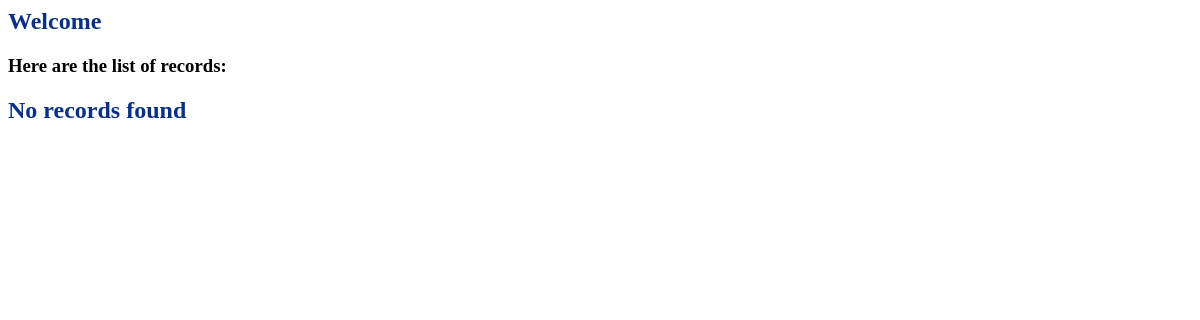
The app's page /, older data.
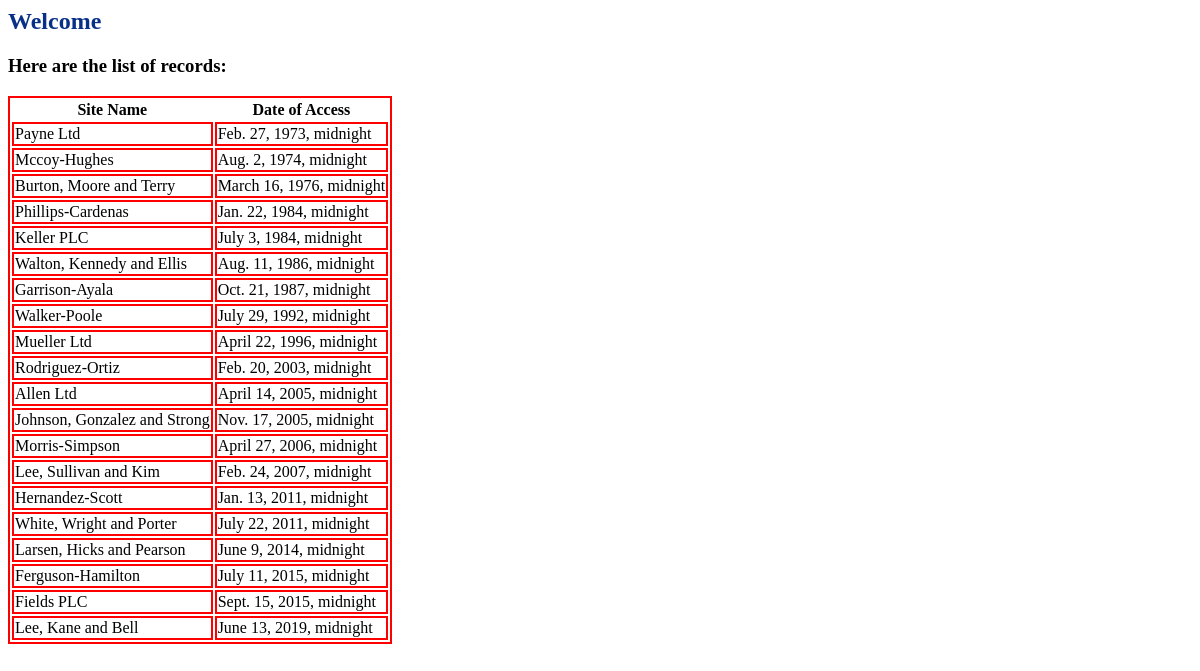
The same page, newer data.
### firstapp/models.py (models this page shows, shortened)
class AccessRecord(models.Model):
    name = models.ForeignKey(Webpage,on_delete=models.CASCADE)
    date = models.DateTimeField()

class Webpage(models.Model):
    topics = models.ForeignKey(Topic,on_delete=models.CASCADE)
    name = models.CharField(max_length=200, unique=True)
    url = models.URLField(unique=True)
    def __str__(self):
        return self.name

### firstapp/views.py (the view)
# urls.py: path('', views.index, name="index"),
def index(request):
    webpage_list = AccessRecord.objects.order_by('date')
    date_dict={'records':webpage_list}
    return render(request,'index.html',context=date_dict)

### templates/firstapp/index.html (shortened to what this page needs)
<html lang="en">
{% load static%}
<head>
    <link rel="stylesheet" href="{%static 'styles/styles.css'%}">
</head>
<body>
    <h2>Welcome</h2>
    <h3>Here are the list of records:</h3>
    <div class="container">
        {%if records %}
        <table>
            <thead>
                <th>Site Name</th>
                <th>Date of Access</th>
            </thead>
            {%for rcd in records%}
            <tr>
                <td>{{rcd.name}}</td>
                <td>{{rcd.date}}</td>
            </tr>
            {%endfor%}
        </table>
        {%else%}
        <h2>No records found</h2>
        {%endif%}
    </div>
</body>
</html>

Row changes from the older to the newer data that the page shows:
added AccessRecord: name "Payne Ltd", date "Feb. 27, 1973, midnight"
added AccessRecord: name "Mccoy-Hughes", date "Aug. 2, 1974, midnight"
added AccessRecord: name "Burton, Moore and Terry", date "March 16, 1976, midnight"
added AccessRecord: name "Phillips-Cardenas", date "Jan. 22, 1984, midnight"
added AccessRecord: name "Keller PLC", date "July 3, 1984, midnight"
added AccessRecord: name "Walton, Kennedy and Ellis", date "Aug. 11, 1986, midnight"
added AccessRecord: name "Garrison-Ayala", date "Oct. 21, 1987, midnight"
added AccessRecord: name "Walker-Poole", date "July 29, 1992, midnight"
added AccessRecord: name "Mueller Ltd", date "April 22, 1996, midnight"
added AccessRecord: name "Rodriguez-Ortiz", date "Feb. 20, 2003, midnight"
added AccessRecord: name "Allen Ltd", date "April 14, 2005, midnight"
added AccessRecord: name "Johnson, Gonzalez and Strong", date "Nov. 17, 2005, midnight"
added AccessRecord: name "Morris-Simpson", date "April 27, 2006, midnight"
added AccessRecord: name "Lee, Sullivan and Kim", date "Feb. 24, 2007, midnight"
added AccessRecord: name "Hernandez-Scott", date "Jan. 13, 2011, midnight"
added AccessRecord: name "White, Wright and Porter", date "July 22, 2011, midnight"
added AccessRecord: name "Larsen, Hicks and Pearson", date "June 9, 2014, midnight"
added AccessRecord: name "Ferguson-Hamilton", date "July 11, 2015, midnight"
added AccessRecord: name "Fields PLC", date "Sept. 15, 2015, midnight"
added AccessRecord: name "Lee, Kane and Bell", date "June 13, 2019, midnight"
Text that changed along with them:
text no longer shown: "No records found"
text now shown: "Site Name Date of Access"
